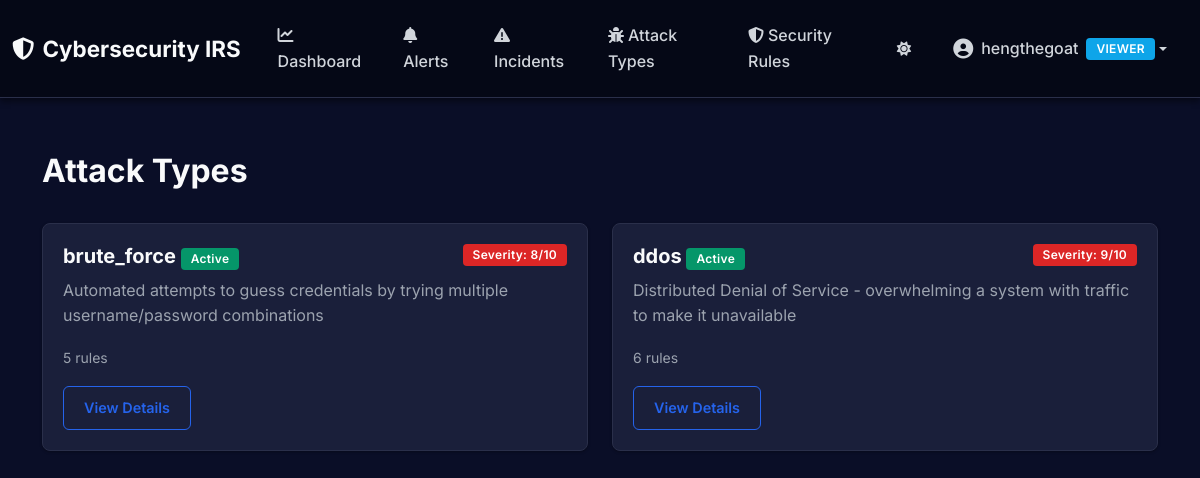
The app's page /attack-types/ (signed in) with its own data.
### app/models/user.py (models this page shows, shortened)
class User(db.Model):
    __tablename__ = 'users'
    id = db.Column(db.Integer, primary_key=True)
    username = db.Column(db.String(80), unique=True, nullable=False)
    email = db.Column(db.String(120), unique=True, nullable=False)
    full_name = db.Column(db.String(120), nullable=False)
    role = db.Column(db.String(20), default='analyst', nullable=False)  # admin, analyst, viewer
    is_active = db.Column(db.Boolean, default=True, nullable=False)
    password_hash = db.Column(db.String(255), nullable=False)
    created_at = db.Column(db.DateTime, default=datetime.utcnow, nullable=False)
    updated_at = db.Column(db.DateTime, default=datetime.utcnow, onupdate=datetime.utcnow, nullable=False)
    last_login = db.Column(db.DateTime, nullable=True)

### app/models/attack_type.py (models this page shows, shortened)
class AttackType(db.Model):
    __tablename__ = 'attack_types'
    id = db.Column(db.Integer, primary_key=True)
    name = db.Column(db.String(50), unique=True, nullable=False)  # brute_force, ddos
    description = db.Column(db.Text, nullable=True)
    severity_level = db.Column(db.Integer, default=5, nullable=False)  # 1-10
    is_active = db.Column(db.Boolean, default=True, nullable=False)
    rules = db.relationship('Rule', backref='attack_type', lazy=True, cascade='all, delete-orphan')
    incidents = db.relationship('Incident', backref='attack_type', lazy=True)

### app/routes/attack_type_routes.py (the view)
@attack_type_bp.route('/')
@login_required
def index():
    attack_types = AttackTypeService.get_all()
    return render_template('attack_types/index.html', attack_types=attack_types)

### app/services/attack_type_service.py (called while the page is built)
    @staticmethod
    def get_all(active_only: bool = False) -> List[AttackType]:
        query = AttackType.query
        if active_only:
            query = query.filter_by(is_active=True)
        return list(query.order_by(AttackType.name).all())

### app/templates/attack_types/index.html (shortened to what this page needs)
{% extends "layouts/base.html" %}  {% block content %}
<div class="container mt-4">
  <div class="d-flex justify-content-between align-items-center mb-4">
    <h2>Attack Types</h2>
  </div>
  {% if attack_types %}
  <div class="row">
    {% for attack_type in attack_types %}
    <div class="col-md-6 mb-4">
      <div
        class="card {% if not attack_type.is_active %}border-secondary{% endif %}"
      >
        <div class="card-body">
          <div class="d-flex justify-content-between align-items-start">
            <h5 class="card-title">
              {{ attack_type.name }} {% if not attack_type.is_active %}
              <span class="badge bg-secondary">Inactive</span>
              {% else %}
              <span class="badge bg-success">Active</span>
              {% endif %}
            </h5>
            <span class="badge bg-danger"
              >Severity: {{ attack_type.severity_level }}/10</span
            >
          </div>
          <p class="card-text text-muted">{{ attack_type.description }}</p>
          <div class="mb-3">
            <small class="text-muted">
               {{ attack_type.rules|length }}
              rules
            </small>
          </div>
          <div class="btn-group" role="group">
            <a
              href="{{ url_for('attack_type.detail', id=attack_type.id) }}"
              class="btn btn-sm btn-outline-primary"
            >
               View Details
            </a>
          </div>
        </div>
      </div>
    </div>
    {% endfor %}
  </div>
  {% endif %}
</div>
{% endblock %}

### app/templates/layouts/base.html (shortened to what this page needs)
<!DOCTYPE html>
<html lang="en">
  <head>
    <link
      href="https://cdn.jsdelivr.net/npm/bootstrap@5.3.3/dist/css/bootstrap.min.css"
      rel="stylesheet"
    />
    <link
      rel="stylesheet"
      href="https://cdnjs.cloudflare.com/ajax/libs/font-awesome/6.5.1/css/all.min.css"
    />
    <link
      rel="stylesheet"
      href="{{ url_for('static', filename='css/style.css') }}"
    />
  </head>
  <body>
    {% if session.get('user_id') %}
    <nav class="navbar navbar-expand-lg navbar-dark">
      <div class="container-fluid">
        <a class="navbar-brand" href="{{ url_for('dashboard.index') }}">
          <i class="fas fa-shield-halved me-2"></i>Cybersecurity IRS
        </a>
        <div class="collapse navbar-collapse" id="navbarNav">
          <ul class="navbar-nav me-auto">
            <li class="nav-item">
              <a class="nav-link" href="{{ url_for('dashboard.index') }}">
                <i class="fas fa-chart-line me-1"></i>Dashboard
              </a>
            </li>
            <li class="nav-item">
              <a class="nav-link" href="{{ url_for('alerts.index') }}">
                <i class="fas fa-bell me-1"></i>Alerts
              </a>
            </li>
            <li class="nav-item">
              <a class="nav-link" href="{{ url_for('incidents.index') }}">
                <i class="fas fa-exclamation-triangle me-1"></i>Incidents
              </a>
            </li>
            <li class="nav-item">
              <a class="nav-link" href="{{ url_for('attack_type.index') }}">
                <i class="fas fa-bug me-1"></i>Attack Types
              </a>
            </li>
            <li class="nav-item">
              <a class="nav-link" href="{{ url_for('rules.index') }}">
                <i class="fas fa-shield-alt me-1"></i>Security Rules
              </a>
            </li>
          </ul>
          <ul class="navbar-nav ms-auto align-items-center">
            <li class="nav-item">
              <button
                class="btn nav-link"
                id="theme-toggle"
                title="Toggle theme"
              >
                <i class="fas fa-moon"></i>
              </button>
            </li>
            <li class="nav-item dropdown">
              <a
                class="nav-link dropdown-toggle d-flex align-items-center"
                href="#"
                id="userDropdown"
                role="button"
                data-bs-toggle="dropdown"
                aria-expanded="false"
              >
                <i class="fas fa-user-circle me-2 fs-5"></i>
                <span class="d-none d-lg-inline user-name-text"
                  >{{ session.username }}</span
                >
                <span
                  class="badge bg-{% if current_user and current_user.role == 'admin' %}danger{% elif current_user and current_user.role == 'analyst' %}warning{% else %}info{% endif %} ms-2"
                >
                  {{ current_user.role|upper if current_user else
                  session.user_role|upper }}
                </span>
              </a>
            </li>
          </ul>
        </div>
      </div>
    </nav>
    {% endif %}
    <main class="container">
       {% block content %}{% endblock %}
    </main>
  </body>
</html>

### app/static/css/style.css (style rules this page uses)
:root { --primary-color: #2563eb; --primary-hover: #1d4ed8; --danger-color: #dc2626; --danger-hover: #b91c1c; --success-color: #059669; --success-hover: #047857; --warning-color: #d97706; --info-color: #0ea5e9; --dark-bg: #0a0e27; --darker-bg: #050816; --card-bg: #1a1f3a; --card-border: #2a2f4a; --text-primary: #f9fafb; --text-secondary: #d1d5db; --text-muted: #9ca3af; --shadow-sm: 0 1px 3px rgba(0, 0, 0, 0.3); --shadow-md: 0 4px 6px rgba(0, 0, 0, 0.4); --shadow-lg: 0 10px 25px rgba(0, 0, 0, 0.5); --hover-bg: #050816; }
* { margin: 0; padding: 0; box-sizing: border-box; }
body { font-family: "Inter", -apple-system, BlinkMacSystemFont, "Segoe UI", Roboto, Oxygen, Ubuntu, Cantarell, sans-serif; background: var(--dark-bg); color: var(--text-primary); min-height: 100vh; line-height: 1.6; }
main.container { max-width: 1400px; padding: 30px; }
.navbar { background: var(--darker-bg) !important; box-shadow: var(--shadow-md); padding: 15px 0; border-bottom: 1px solid var(--card-border); }
.navbar-brand { font-size: 1.4rem; font-weight: 700; color: var(--text-primary) !important; transition: color 0.2s ease; }
.nav-link { color: var(--text-secondary) !important; font-weight: 500; margin: 0 5px; padding: 8px 16px !important; border-radius: 6px; transition: all 0.2s ease; }
.user-name-text { max-width: 150px; overflow: hidden; text-overflow: ellipsis; white-space: nowrap; }
.btn { border-radius: 6px; padding: 10px 20px; font-weight: 600; font-size: 0.9rem; transition: all 0.2s ease; border: none; cursor: pointer; }
.btn-outline-primary { border: 1px solid var(--primary-color); color: var(--primary-color); background: transparent; }
.card { background: var(--card-bg) !important; border: 1px solid var(--card-border); border-radius: 8px; box-shadow: var(--shadow-sm); margin-bottom: 24px; transition: all 0.2s ease; }
.card-body { padding: 20px; background: transparent !important; }
.badge { padding: 5px 10px; border-radius: 4px; font-weight: 600; font-size: 0.75rem; letter-spacing: 0.3px; }
.bg-danger { background-color: var(--danger-color) !important; }
.bg-success { background-color: var(--success-color) !important; }
.bg-info { background-color: var(--info-color) !important; }
h1, h2, h3, h4, h5, h6, .h1, .h2, .h3, .h4, .h5, .h6, .card-title { color: var(--text-primary) !important; font-weight: 700; margin-bottom: 0.5rem; }
.text-muted { color: var(--text-muted) !important; }
a { color: var(--primary-color); text-decoration: none; transition: color 0.2s ease; }
.card-body { color: var(--text-primary) !important; }
.card-body p, .card-body span:not(.badge), .card-body div { color: var(--text-primary); }

### records on screen
User: role "VIEWER"
AttackType: name "brute_force", is_active "Active", severity_level "8", description "Automated attempts to guess credentials by trying multiple username/password combinations", rules|length "5"
AttackType: name "ddos", is_active "Active", severity_level "9", description "Distributed Denial of Service - overwhelming a system with traffic to make it unavailable", rules|length "6"

### other values on screen
{{ session.username }} "hengthegoat"
